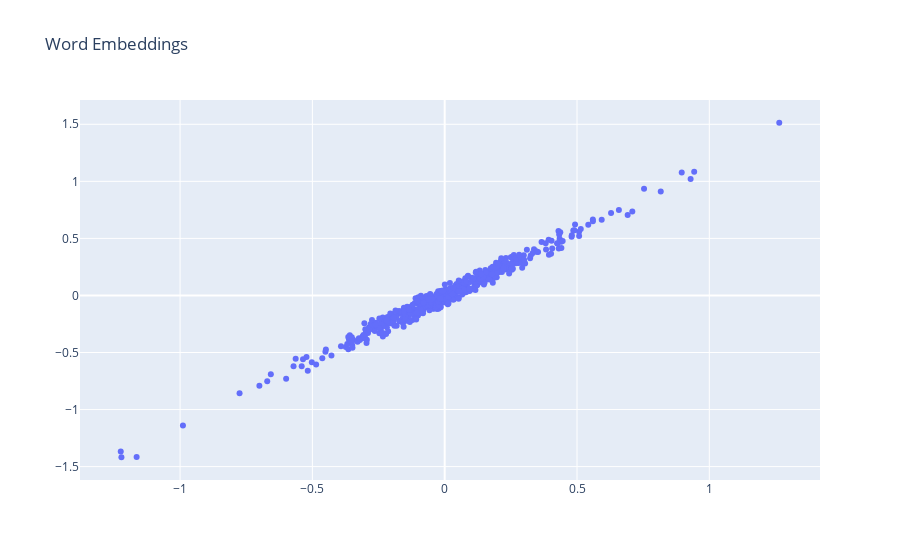

The code cell stored with this chart in its notebook:
### Markdown cell above
Now we'll use a fancy plotting tool called *plotly* to show the embeddings with hovertext so you can move your mouse over the points to see the corresponding tokens.

### Code cell
def plot_2d_embeddings(embeddings, id_start=1, count=100):
  # Get 1st and 2nd embedding dims for the desired tokens.
  x1 = embeddings[id_start:id_start+count, 0]
  x2 = embeddings[id_start:id_start+count, 1]
  
  # Get the corresponding words from the reverse index (for labeling).
  tokens = [reverse_index[i] for i in range(id_start, id_start+count)]

  # Plot with the plotly library.
  data = plotly.Scatter(x=x1, y=x2, text=tokens,
                        mode='markers', textposition='bottom left',
                        hoverinfo='text')
  fig = plotly.Figure(data=[data],
                      layout=plotly.Layout(title="Word Embeddings",
                                           hovermode='closest'))
  fig.show()

# Very frequent tokens tend to be more syntactic than semantic, so let's plot
# some rarer words.    
plot_2d_embeddings(embeddings, id_start=500, count=500)

### Figure 1 — Plotly figure (JSON) as saved in the notebook; plotly's stock layout.template omitted (floating-point values rounded to 4 significant figures; data arrays with more than 128 entries replaced by an {"elided": "..."} marker saying what was removed)
{"data": [{"hoverinfo": "text", "mode": "markers", "text": {"elided": "500 str values"}, "textposition": "bottom left", "type": "scatter", "x": {"elided": "500 float values"}, "y": {"elided": "500 float values"}}], "layout": {"hovermode": "closest", "title": {"text": "Word Embeddings"}}}
